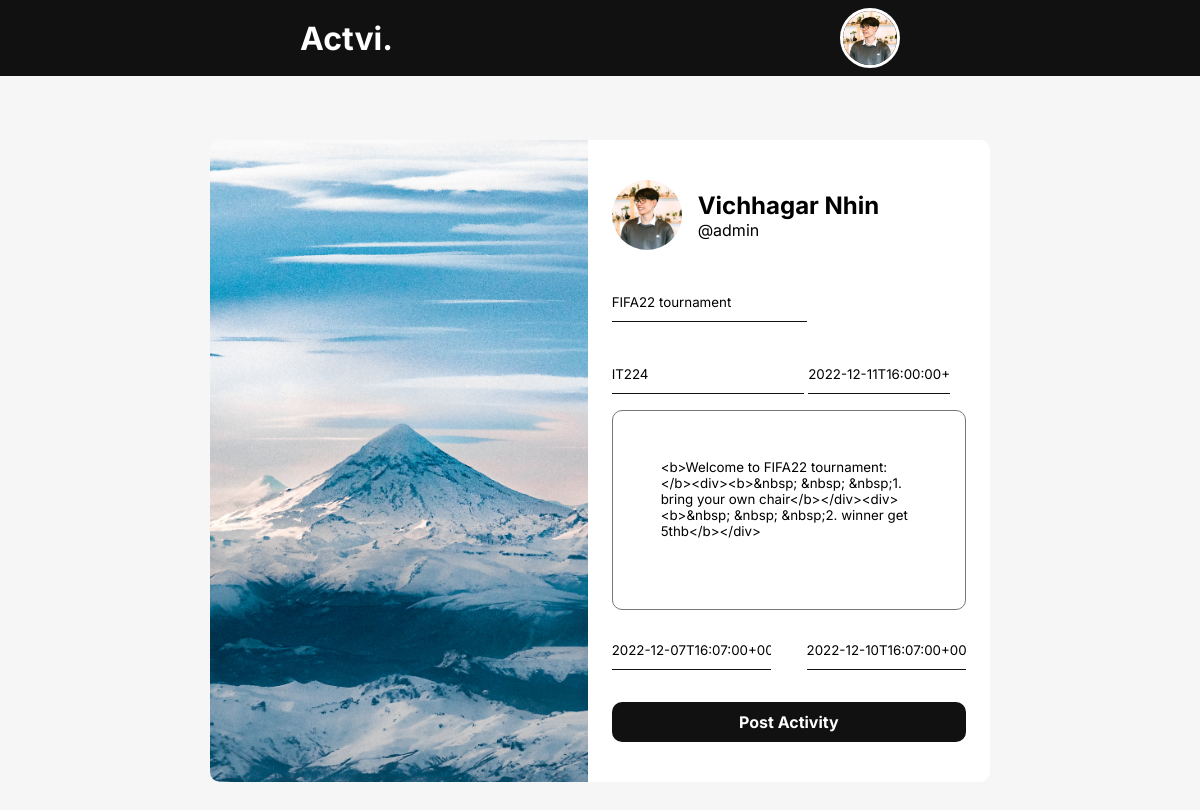
The page /update/22 (signed in) on the database its author committed.
### activity/models.py (models this page shows, shortened)
class User(AbstractUser):
    USER_TYPE = [
        ('admin', 'admin'),
        ('official', 'official'),
        ('normal', 'normal')
    ]
    profileImage = models.ImageField(upload_to='images/', null=True, blank=True)
    userType = models.CharField(max_length=10, choices=USER_TYPE, default='normal')
    userBio = models.CharField(max_length=100)

class Activity(models.Model):
    activityOrganizer = models.ForeignKey(User, on_delete=models.CASCADE)
    activityTitle = models.CharField(max_length=50)
    activityLocation = models.CharField(max_length=100)
    activityDiscription = models.TextField()
    activityDate = models.DateTimeField()
    activityOpenDate = models.DateTimeField()
    activityCloseDate = models.DateTimeField()

### activity/views.py (the view, shortened to what this page needs)
# urls.py: path('update/<id>', updateActivity, name='update'),
@login_required(login_url='activity:login')
def updateActivity(request, id):
    activity = Activity.objects.get(id=id)
    form = CreateActivityForm(instance=activity)
    old = {
        "activityOrganizer" : activity.activityOrganizer,
        "activityTitle" : activity.activityTitle,
        "activityLocation" : activity.activityLocation,
        "activityDiscription" : activity.activityDiscription,
        "activityDate" : activity.activityDate.isoformat(),
        "activityOpenDate" : activity.activityOpenDate.isoformat(),
        "activityCloseDate" : activity.activityCloseDate.isoformat(),
    }
    context = {
        "form" : form,
        "old" : old
    }
    return render(request, "activity/update.html", context)

### activity/forms.py
class CreateActivityForm(forms.ModelForm):
    class Meta:
        model = Activity
        fields = (
            '__all__'
        )

### activity/templates/activity/update.html (shortened to what this page needs)
{% extends "activity/base.html" %}
{% load static %}
{% block content%}
<head>
    <link rel="stylesheet" href="{% static 'activity/css/form.css' %}">
</head>
<main>
    <div class="form-container">
        <div class="cover">
            <img src="{% static 'activity/img/5.jpg' %}" alt="">
        </div>
        <div class="form-section">
            <div class="profile">
                <div class="form-profile-img">
                    <img src="/images/{{ request.user.profileImage }}" alt="">
                </div>
                <div class="form-name">
                    <h1>{{ request.user.first_name | title }} {{ request.user.last_name | title }}</h1>
                    <p>@{{ request.user.username }}</p>
                </div>
            </div>
            <div class="main-form">
                <form method="POST">
                    <div class="name-date">
                        <input id="activity-name" name="activityTitle" type="text" placeholder="Activity Name" value="{{ old.activityTitle }}">
                        <input id="activity-location" name="activityLocation" type="text" placeholder="Activity Location" value="{{ old.activityLocation }}">
                        <input id="activity-date" name="activityDate" type="text" placeholder="Activity Date" onfocus="(this.type='datetime-local')" value="{{ old.activityDate }}">
                    </div>
                    <div class="text">
                        <textarea id="activity-description" name="activityDiscription" placeholder="Activity Description">{{ old.activityDiscription }}</textarea>
                    </div>
                    <div class="open-close-date">
                        <input id="activity-open-date" name="activityOpenDate" type="text" placeholder="Open Date" onfocus="(this.type='datetime-local')" value="{{ old.activityOpenDate }}">
                        <input id="activity-close-date" name="activityCloseDate" type="text" placeholder="Close Date" onfocus="(this.type='datetime-local')" value="{{ old.activityCloseDate }}">
                    </div>
                    <input type="submit" id="form-submit" value="Post Activity">
                </form>
            </div>
        </div>
    </div>
</main>
{% endblock %}

### activity/templates/activity/base.html (shortened to what this page needs)
{% load static %}
<!doctype html>
<html>
<head>
    <link rel="stylesheet" href="{% static 'activity/css/nav.css' %}">
</head>
<body>
    <header>
        <nav>
            <div class="logo" onclick="goHome()">Actvi.</div>
            <div class="img">
                <img src="/images/{{ request.user.profileImage }}" onclick="goProfile()" onmouseover="showLogout()">
            </div>
        </nav>
    </header>
    {% block content %}
    {% endblock %}
</body>
</html>

### activity/static/activity/css/nav.css (style rules this page uses)
* { margin: 0; padding: 0; box-sizing: border-box; font-family: 'Inter', sans-serif; }
body { margin-inline: auto; background-color: #F6F6F6; }
nav { display: flex; justify-content: space-between; background-color: #111; padding-inline: 300px; padding-block: 0.5rem; }
nav .logo { font-size: 2rem; font-weight: bolder; margin-block: auto; color: #fff; cursor: pointer; }
nav .img { width: 60px; height: 60px; border: 3px #fff solid; border-radius: 50%; cursor: pointer; }
nav .img img { width: 100%; height: 100%; object-fit: cover; border-radius: inherit; cursor: pointer; }

### activity/static/activity/css/form.css (style rules this page uses)
* { margin: 0; padding: 0; box-sizing: border-box; font-family: 'Inter', sans-serif; }
body { background-color: #f6f6f6; }
.form-container { max-width: 65%; margin-inline: auto; background-color: #fff; display: flex; border-radius: 10px; margin-block: auto; margin-top: 4rem; margin-bottom: 3rem; }
.cover { width: 100%; border-radius: 10px; }
.cover img { width: 100%; height: 100%; object-fit: cover; border-radius: 10px 0 0 10px; }
.form-section { padding: 1.5rem; width: 100%; }
.form-section .profile { display: flex; margin-block: 1rem; }
.form-profile-img { width: 70px; height: 70px; border-radius: 50%; margin-right: 1rem; }
.form-profile-img img { width: 100%; height: 100%; object-fit: cover; border-radius: inherit; }
.form-name { margin-block: auto; }
.form-name h1 { font-size: 1.5rem; }
.form-name p { font-size: 1rem; }
.form-container form input { height: 40px; margin-block: 1rem; border: none; border-bottom: 1px #111 solid; }
#activity-name { width: 55%; }
#activity-date { width: 40%; }
#activity-description { border-radius: 10px; padding: 3rem; resize: none; width: 100%; height: 25vh; }
.open-close-date { display: flex; justify-content: space-between; }
#activity-open-date, #activity-close-date { width: 45%; }
#form-submit { width: 100%; border: none; border-radius: 10px; background-color: #111; color: #fff; font-size: 1rem; font-weight: bolder; }

### rows shown on the page
User: user.profileImage (picture), user.first_name "Vichhagar", user.last_name "Nhin", user.username "admin"
Activity: activityTitle "FIFA22 tournament", activityLocation "IT224", activityDiscription "<b>Welcome to FIFA22 tournament:</b><div><b>&nbsp; &nbsp; &nbsp;1. bring your own chair</b></div><div><b>&nbsp; &nbsp; &nbsp;2. winner get 5thb</b></div>"
